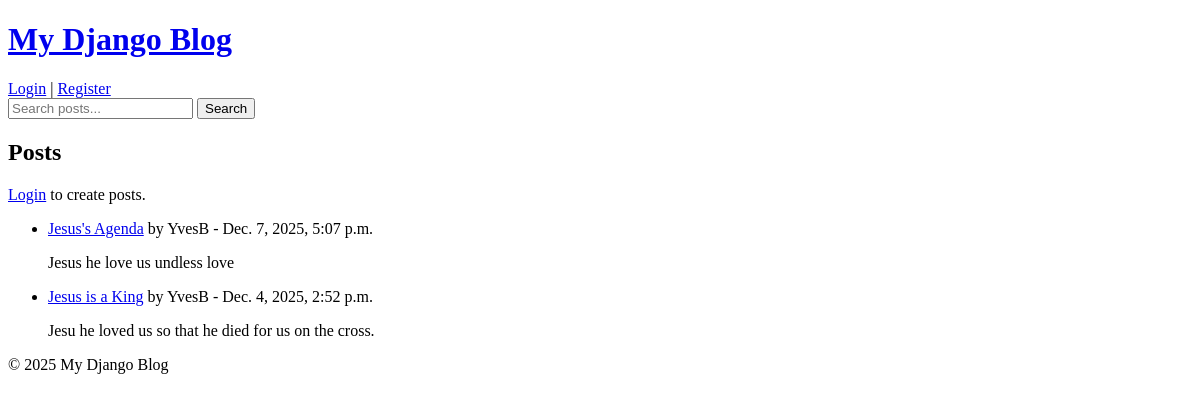
Before: / with the older database file.
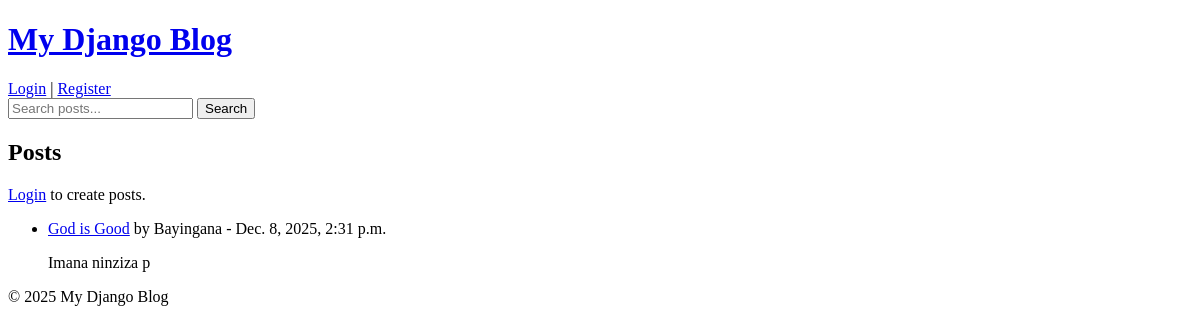
After: the same page with the newer database file.
### blog/models.py (models this page shows, shortened)
class Post(models.Model):
    title = models.CharField(max_length=200)
    content = models.TextField()
    author = models.ForeignKey(User, on_delete=models.CASCADE, related_name='posts')
    created_date = models.DateTimeField(auto_now_add=True)
    published_date = models.DateTimeField(default=timezone.now)
    tags = TaggableManager()  # ✅ taggit works here
    class Meta:
        ordering = ['-published_date']

### blog/views.py (the view)
# urls.py: path('', views.post_list, name='post_list'),
def post_list(request):
    posts = Post.objects.all()
    return render(request, 'blog/post_list.html', {'posts': posts})

### blog/templates/blog/post_list.html (shortened to what this page needs)
{% extends 'blog/base.html' %}
{% block content %}
<h2>Posts</h2>
{% if user.is_authenticated %}
  <p><a href="{% url 'blog:post_new' %}">Create new post</a></p>
{% else %}
  <p><a href="{% url 'blog:login' %}">Login</a> to create posts.</p>
{% endif %}
<ul>
  {% for post in posts %}
    <li>
      <a href="{% url 'blog:post_detail' post.pk %}">{{ post.title }}</a>
      by {{ post.author.username }} - {{ post.published_date|date:"M. j, Y, P" }}
      <p>{{ post.content|truncatechars:150 }}</p>
    </li>
  {% empty %}
    <li>No posts yet</li>
  {% endfor %}
</ul>
{% endblock %}

### blog/templates/blog/base.html
<!DOCTYPE html>
<html lang="en">
{% load static %}
<header>
    <h1>
        <a href="{% url 'blog:post_list' %}">My Django Blog</a>
    </h1>
    <nav>
        {% if user.is_authenticated %}
            <span>Welcome, {{ user.username }}</span> |
            <a href="{% url 'blog:profile' %}">Profile</a> |
            <a href="{% url 'blog:logout' %}">Logout</a>
             <a href="{% url 'blog:login' %}">Login</a> |
            <a href="{% url 'blog:register' %}">Register</a>
        {% else %}
            <a href="{% url 'blog:login' %}">Login</a> |
            <a href="{% url 'blog:register' %}">Register</a>
        {% endif %}
    </nav>
  <form action="{% url 'blog:search' %}" method="get" style="display:inline;">
    <input type="text" name="q" placeholder="Search posts..." value="{{ request.GET.q|default:'' }}">
    <button type="submit">Search</button>
  </form>
</header>
<body>
<main>
    {% block content %}{% endblock %}
</main>
<footer>
    <p>&copy; 2025 My Django Blog</p>
</footer>
</body>
</html>

Changed rows visible on the page:
removed Post: title "Jesus's Agenda", author.username "YvesB", published_date "Dec. 7, 2025, 5:07 p.m.", content "Jesus he love us undless love"
removed Post: title "Jesus is a King", author.username "YvesB", published_date "Dec. 4, 2025, 2:52 p.m.", content "Jesu he loved us so that he died for us on the cross."
added Post: title "God is Good", author.username "Bayingana", published_date "Dec. 8, 2025, 2:31 p.m.", content "Imana ninziza p"
